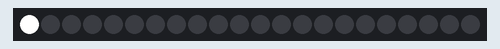
This sketch was run on a simulated Arduino Uno, built with avr-gcc and run on an emulated ATmega328P. Shown: 22 RGB LEDs in strip order, left to right.

Above: at 2.05 s.
At 2.55 s:
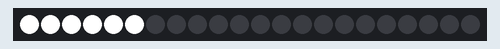
At 3.16 s:
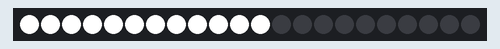
At 3.66 s:
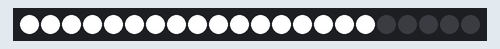
At 4.2 s:
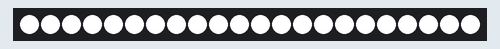

The sketch:

BandeLed.ino
```cpp
#include <FastLED.h>

#define NUM_LEDS 22
#define DATA_PIN 5
#define CLOCK_PIN 13
CRGB leds[NUM_LEDS];

void setup() {

   	delay(2000);
    FastLED.addLeds<WS2811, DATA_PIN, RGB>(leds, NUM_LEDS);
}

void loop() {
   for(int whiteLed = 0; whiteLed < NUM_LEDS; whiteLed = whiteLed + 1) {
      leds[whiteLed] = CRGB::White;
      FastLED.show();
      delay(100);
   }
}
```
